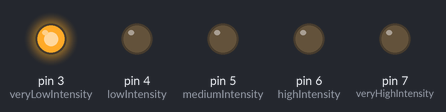
Simulated run of this sketch. Board: Arduino Uno, built with avr-gcc and run on an emulated ATmega328P. On the bench: output pins drawn as LEDs (lit = HIGH).

Above: at 0.12 s.
At 0.87 s:
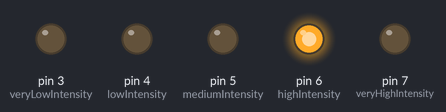
At 1.62 s:
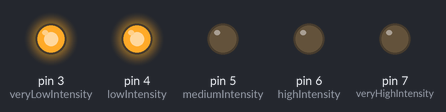
At 3.0 s:
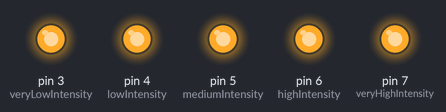
At 5.37 s:
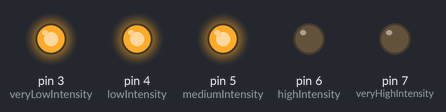
At 7.87 s:
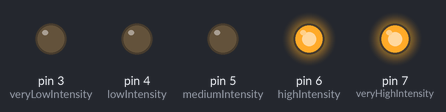
Timing chart, 0 to 8.2 s (numbered marks = the images above):
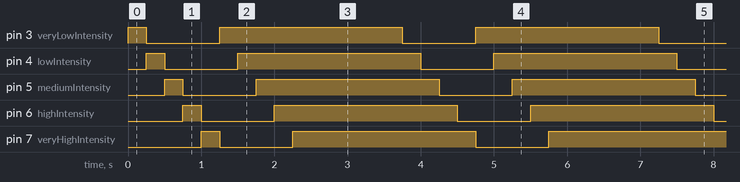

The sketch:

SequencialIntensidadeArduino.ino
```cpp
const int veryLowIntensity = 3;
const int lowIntensity = 4;
const int mediumIntensity = 5;
const int highIntensity = 6;
const int veryHighIntensity = 7;
bool mode = true;

void setup() {
  pinMode(veryLowIntensity, OUTPUT);
  pinMode(lowIntensity, OUTPUT);
  pinMode(mediumIntensity, OUTPUT);
  pinMode(highIntensity, OUTPUT);
  pinMode(veryHighIntensity, OUTPUT);
}

void loop() {

 // 1. Ativa o modo que liga e desliga em sequência (Efeito Pisca-Pisca rápido)
  mode = true;
  onAndOffLed();

  // 2. Muda o modo para APENAS LIGAR e acumular os LEDs acesos
  mode = false;
  onAndOffLed(); // <--- A alteração está aqui! Chamando a função com o novo modo

  // 3. Pequena pausa com todos acesos antes de reiniciar o loop
  delay(1000);
}

void onAndOffLed() {
  turnLed(veryLowIntensity);
  turnLed(lowIntensity);
  turnLed(mediumIntensity);
  turnLed(highIntensity);
  turnLed(veryHighIntensity);
}

void turnLed(int led) {

  if (mode == true) {
    digitalWrite(led, HIGH);
    delay(250);
    digitalWrite(led, LOW);
  } else {
    digitalWrite(led, HIGH);
    delay(250);
  }
}
```

Measured:
- by itself, pin 3 (veryLowIntensity), pin 4 (lowIntensity), pin 5 (mediumIntensity), pin 6 (highIntensity), pin 7 (veryHighIntensity): repeats every 3.5 s: LOW 1.0 s, HIGH 2.5 s
